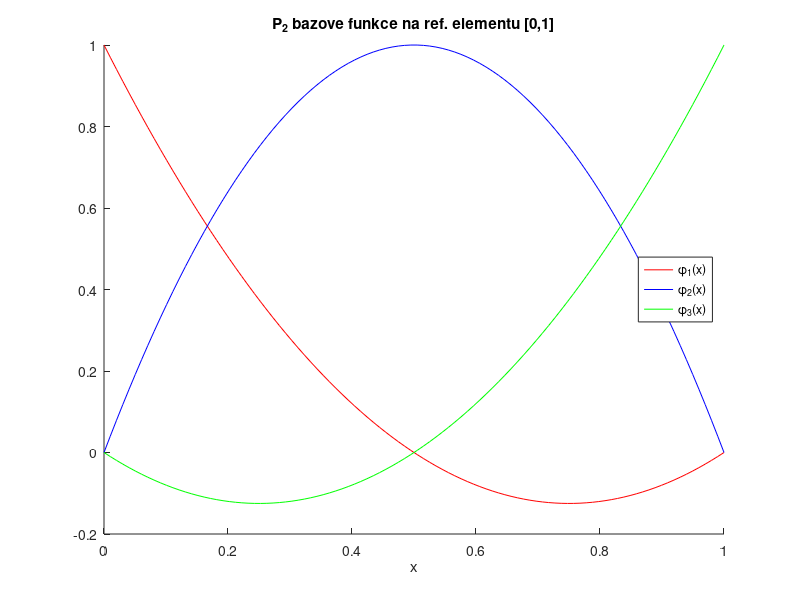

Source code (MATLAB):
clear all;
clc;

phi_ref = @(x)[ 2*x.*x - 3*x + 1;
               -4*x.*x + 4*x;
                2*x.*x - x];
phidot_ref = @(x)[ 4*x-3;
                  -8*x+4;
                   4*x-1];

n = 100;
x = linspace(0,1,n);
phi = phi_ref(x);
figure;
hold on;
plot(x,phi(1,1:n),'-r', 'DisplayName', '\phi_1(x)');
plot(x,phi(2,1:n),'-b', 'DisplayName', '\phi_2(x)');
plot(x,phi(3,1:n),'-g', 'DisplayName', '\phi_3(x)');
title('P_2 bazove funkce na ref. elementu [0,1]');
xlabel('x');
legend('Location','east');
hold off;

% save to eps:
%print -deps -color basis_p2.eps
